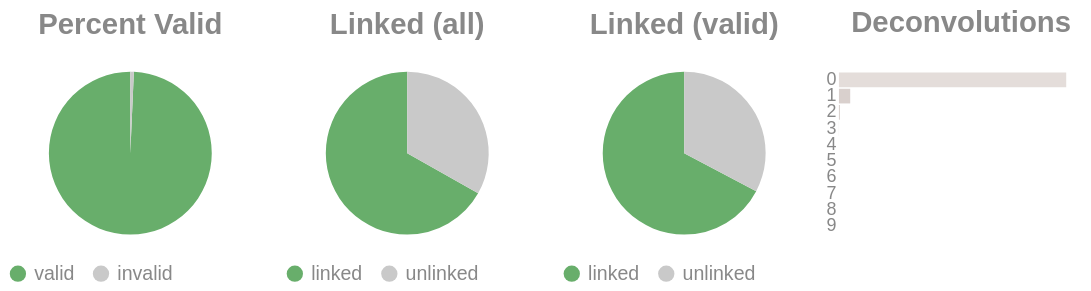

The notebook cell this image was saved under:
### Code cell
if SKIPLR:
    pass
else:
    clash = Counter()
    for i in valids['molecule'].to_list():
        _mol = i.split("-")
        if len(_mol) == 1:
            clash.update('0')
        else:
            clash.update(_mol[-1])

    _d = {"deconvolutions": [], 'count': []}
    for k,v in clash.items():
        _d['deconvolutions'].append(k)
        _d['count'].append(v)

    tot_valid = valids['reads'].sum()
    mask = valids['reads'] >= 2
    n_linked_reads = valids.filter(mask)['reads'].sum()
    if n_linked_reads == 0:
        print_html("No linked molecules (>=2 reads) were detected; skipping linked-only distributions.")
        SKIPLR = True
    else:
        perc_valid = round(tot_valid / n_reads, 4)
        linked_perc_abs = round(n_linked_reads / n_reads, 4)
        linked_perc = round(n_linked_reads / tot_valid, 4)

    _valid = pl.DataFrame({"valids": ['valid', 'invalid'], "count": [tot_valid, n_reads - tot_valid]})
    _linked_abs = pl.DataFrame({"linked (absolute)": ['linked', 'unlinked'], "count": [n_linked_reads, n_reads - n_linked_reads]})
    _linked_rel = pl.DataFrame({"linked (valids)": ['linked', 'unlinked'], "count": [n_linked_reads, tot_valid - n_linked_reads]})

    (
        alt.hconcat(
            piechart(_valid, goodval = 'valid', title = "Percent Valid"),
            piechart(_linked_abs, goodval = "linked", title =  "Linked (all)"),
            piechart(_linked_rel, goodval = "linked", title =  "Linked (valid)"),
            convolutionbar(pl.DataFrame(_d), title = "Deconvolutions"),
            center = True,
            bounds = 'flush'
        )
        .resolve_scale(color='independent')
        .resolve_legend('independent')
        .properties(usermeta={'embedOptions': {"actions": False}})
    ).display()

### Figure 1 — Vega-Lite specification as saved in the notebook (floating-point values rounded to 4 significant figures)
{"width": "container", "height": 400, "config": {"title": {"anchor": "start", "dy": -15, "fontSize": 18, "color": "#888888", "subtitleColor": "#888888", "subtitleFontSize": 14}, "arc": {"fill": "#0072B2"}, "axis": {"domainColor": "#888888", "domainWidth": 0.5, "gridWidth": 0.2, "grid": false, "titleFontWeight": 400, "titleFontSize": 15, "labelFontSize": 11, "labelColor": "#888888", "tickColor": "#888888", "tickWidth": 0.2, "titleColor": "#888888"}, "axisBand": {"grid": false}, "axisX": {"grid": true, "tickSize": 10, "domainCap": "round"}, "axisY": {"domain": false, "grid": true, "tickSize": 0, "domainCap": "round"}, "background": "transparent", "header": {"labelFontSize": 15, "labelColor": "#888888", "titleFontSize": 15, "titleFontWeight": 600, "titleColor": "#888888"}, "legend": {"labelFont": "sans-serif", "labelFontSize": 12, "labelColor": "#888888", "symbolSize": 100, "symbolType": "circle", "titleFontSize": 12, "titlePadding": 10, "titleColor": "#888888", "title": null}, "range": {"category": ["#E69F00", "#56B4E9", "#009E73", "#F0E442", "#0072B2", "#D55E00", "#CC79A7", "#000000"], "diverging": ["#cfe8f3", "#a2d4ec", "#73bfe2", "#46abdb", "#1696d2", "#12719e"]}, "area": {"fill": "#0072B2", "fillOpacity": 0.7, "line": true, "strokeOpacity": 0.7}, "line": {"color": "#0072B2", "stroke": "#0072B2", "strokeWidth": 2}, "trail": {"color": "#0072B2", "stroke": "#0072B2", "strokeWidth": 0, "size": 1}, "point": {"filled": true, "fillOpacity": 1.0, "size": 95}, "text": {"color": "#888888", "fontSize": 11, "align": "right", "fontWeight": 400, "size": 11}, "bar": {"fill": "#0072B2", "stroke": null}, "view": {"stroke": null, "continuousWidth": 660, "continuousHeight": 400}}, "hconcat": [{"data": {"name": "data-4a5abf9245c82381ed3349046762f3b9"}, "mark": {"type": "arc"}, "encoding": {"color": {"field": "valids", "legend": {"orient": "bottom", "title": null}, "scale": {"domain": ["valid", "invalid"], "range": ["#68ae6b", "#C9C9C9"]}, "title": "Valids", "type": "nominal"}, "theta": {"field": "count", "type": "quantitative"}, "tooltip": [{"field": "valids", "title": "Valids", "type": "ordinal"}, {"field": "percent", "format": ".2%", "title": "Percent", "type": "quantitative"}, {"field": "count", "title": "Count", "type": "quantitative"}]}, "height": 100, "title": {"text": "Percent Valid", "align": "center", "anchor": "middle"}, "transform": [{"calculate": "datum.count / 14965855", "as": "percent"}], "width": 150}, {"data": {"name": "data-be7749c2b1273d728c842bd81f835f30"}, "mark": {"type": "arc"}, "encoding": {"color": {"field": "linked (absolute)", "legend": {"orient": "bottom", "title": null}, "scale": {"domain": ["linked", "unlinked"], "range": ["#68ae6b", "#C9C9C9"]}, "title": "Linked (Absolute)", "type": "nominal"}, "theta": {"field": "count", "type": "quantitative"}, "tooltip": [{"field": "linked (absolute)", "title": "Linked (Absolute)", "type": "ordinal"}, {"field": "percent", "format": ".2%", "title": "Percent", "type": "quantitative"}, {"field": "count", "title": "Count", "type": "quantitative"}]}, "height": 100, "title": {"text": "Linked (all)", "align": "center", "anchor": "middle"}, "transform": [{"calculate": "datum.count / 14965855", "as": "percent"}], "width": 150}, {"data": {"name": "data-de603a684036735828916a05853cd3e9"}, "mark": {"type": "arc"}, "encoding": {"color": {"field": "linked (valids)", "legend": {"orient": "bottom", "title": null}, "scale": {"domain": ["linked", "unlinked"], "range": ["#68ae6b", "#C9C9C9"]}, "title": "Linked (Valids)", "type": "nominal"}, "theta": {"field": "count", "type": "quantitative"}, "tooltip": [{"field": "linked (valids)", "title": "Linked (Valids)", "type": "ordinal"}, {"field": "percent", "format": ".2%", "title": "Percent", "type": "quantitative"}, {"field": "count", "title": "Count", "type": "quantitative"}]}, "height": 100, "title": {"text": "Linked (valid)", "align": "center", "anchor": "middle"}, "transform": [{"calculate": "datum.count / 14861854", "as": "percent"}], "width": 150}, {"data": {"name": "data-9b49a077ed7eab4829722c0c99dae01d"}, "mark": {"type": "bar"}, "encoding": {"color": {"field": "deconvolutions", "legend": null, "scale": {"scheme": "lightgreyred"}, "type": "nominal"}, "tooltip": [{"field": "deconvolutions", "title": "Deconvolutions", "type": "ordinal"}, {"field": "percent", "format": ".2%", "title": "Percent", "type": "quantitative"}, {"field": "count", "title": "Count", "type": "quantitative"}], "x": {"axis": null, "field": "count", "type": "quantitative"}, "y": {"field": "deconvolutions", "sort": "ascending", "title": null, "type": "nominal"}}, "height": 100, "title": {"text": "Deconvolutions", "align": "center", "anchor": "middle"}, "transform": [{"calculate": "datum.count / 7840444", "as": "percent"}], "width": 150}], "bounds": "flush", "center": true, "resolve": {"legend": {"angle": "independent"}, "scale": {"color": "independent"}}, "usermeta": {"embedOptions": {"actions": false}}, "$schema": "https://vega.github.io/schema/vega-lite/v6.1.0.json", "datasets": {"data-4a5abf9245c82381ed3349046762f3b9": [{"valids": "valid", "count": 14861854}, {"valids": "invalid", "count": 104001}], "data-be7749c2b1273d728c842bd81f835f30": [{"linked (absolute)": "linked", "count": 9997546}, {"linked (absolute)": "unlinked", "count": 4968309}], "data-de603a684036735828916a05853cd3e9": [{"linked (valids)": "linked", "count": 9997546}, {"linked (valids)": "unlinked", "count": 4864308}], "data-9b49a077ed7eab4829722c0c99dae01d": [{"deconvolutions": "0", "count": 7441361}, {"deconvolutions": "1", "count": 369126}, {"deconvolutions": "2", "count": 27057}, {"deconvolutions": "3", "count": 2569}, {"deconvolutions": "4", "count": 276}, {"deconvolutions": "5", "count": 42}, {"deconvolutions": "6", "count": 9}, {"deconvolutions": "7", "count": 2}, {"deconvolutions": "8", "count": 1}, {"deconvolutions": "9", "count": 1}]}}
